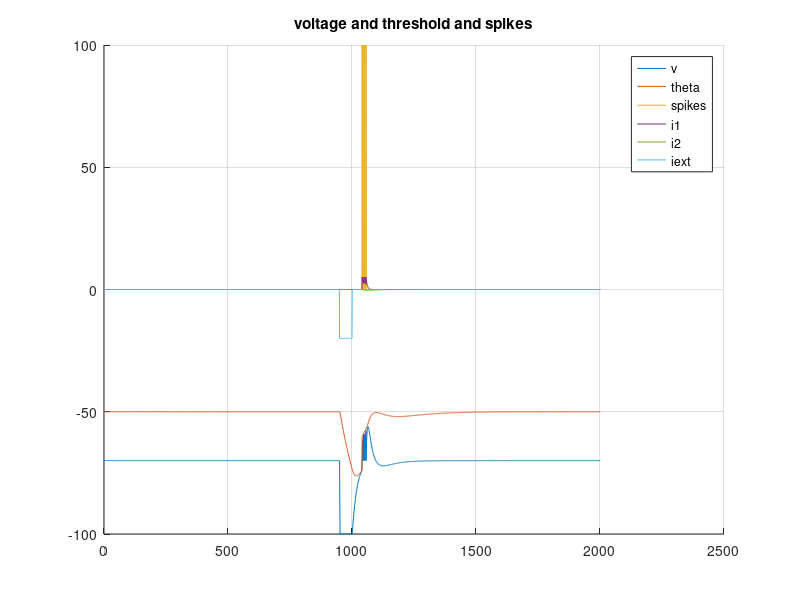

This figure's MATLAB source:
% parameters
% 	# Define simulation and model parameters dictionary
% params = {'k1': 0.2,             # I₁ decay term
%           'k2': 0.02,            # I₂ decay term
%           'b': 0.01,             # Θ decay term
%           'R1': 0.0,             # I₁ update constant
%           'R2': 1.0,             # I₂ update constant
%           'El': -70.0,           # Reverse potential
%           'Vr': -70.0,           # Resting potential
%           'Thetar': -60.0,       # Resting threshold
%           'a': 0.000,            # Specifier of spike response
%           'A1': 0.0,             # I₁ additive update constant
%           'A2': 0.0,             # I₂ additive update constant
%           'G': 0.05,             # Membrane potential decay term
%           'C': 1.0,              # Membrane capacitance
%           'ThetaInf': -50.0}       # Reverse threshold
close all;clear all;

k1=0.2;k2=0.02;b=0.01;R1=0.0;R2=1.0;
El=-70.0;Vr=-70.0;Thetar=-60.0;G=0.05;C=1.0;ThetaInf=-50.0;


% a = 0.005; A1 = 10; A2 = -0.6;
a = 0.020; A1 = 5; A2 = -0.1;

t_simulate = 2000;
dt = 1; % may be 1ms
tspan = 0:dt:t_simulate;

i1 = zeros(1, length(tspan));
i2 = zeros(1, length(tspan));
v = zeros(1, length(tspan));
theta = zeros(1, length(tspan));
spikes = zeros(1, length(tspan));
iext = zeros(1, length(tspan));
iext(950:1000) = -20;
% iext(950:1000) = 20;

% params for phasic burst and rebound burst
% a = 0.009; A1 = 15; A2 = -0.6; 

% params fo tonic spike through spike for +ve current
% a = 0; A1 = 0; A2 = 0; 

% 
% a = 0.005; A1 = 10; A2 = -0.6;
% 
% % adjusting for realistic voltage values
% C = 3;
% b = 0.001;
% a = 0.01;

% IC=(0.01, 0.001, -70.0, -50.0)
% initial conditions
i1(1) = 0.01;
i2(1) = 0.001;
v(1) =-70.0 ;
theta(1) = -50.0;

% temporrary
x = [];
for t=2:length(tspan)
    i1(t) = i1(t-1) + dt*(-k1*i1(t-1));
%     if t > 940 && t < 960
%         disp("-----------------")
%         disp(dt*(-k1*i1(t-1)))
%     end
    i2(t) = i2(t-1) + dt*(-k2*i2(t-1));
    v(t) = v(t-1) + dt*(1/C)*(iext(t-1)+ i1(t-1) + i2(t-1) - G*(v(t-1) - El));
%     if t > 1000 && t < 1050
%         disp(dt*(1/C)*(iext(t-1)+ i1(t-1) + i2(t-1) - G*(v(t-1) - El)))
%         disp(i1(t-1))
%         disp(i2(t-1))
%         disp(i2(t-1))
%         disp(-G*(v(t-1) - El))
%         disp('------------------------')
%     end
    theta(t) = theta(t-1) + dt*( a*(v(t-1) - El) - b*(theta(t-1) - ThetaInf)  );
    v_limit = -100;
    if v(t) < v_limit
        v(t)= v_limit;
    end
    if v(t) > theta(t)
        i1(t) = R1*i1(t) + A1;
        i2(t) = R2*i2(t) + A2;
        v(t) = Vr;
        theta(t) = max(Thetar, theta(t));

        spikes(t) = 1;
       x = [x, t];
    end
end

figure
    hold on
        plot(v)
        plot(theta)
        plot(spikes*100)
        plot(i1)
        plot(i2)
        plot(iext)
        legend('v', 'theta', 'spikes','i1','i2', 'iext')
        title('voltage and threshold and spikes')
    hold off
grid

a = x(1);b = length(x);c=x(end);
disp(a)
disp(c)
disp(b)


% %% for negative current
% t_simulate = 2000;
% dt = 1; % may be 1ms
% tspan = 0:dt:t_simulate;
% 
% i1 = zeros(1, length(tspan));
% i2 = zeros(1, length(tspan));
% v = zeros(1, length(tspan));
% theta = zeros(1, length(tspan));
% spikes = zeros(1, length(tspan));
% iext = zeros(1, length(tspan));
% iext(950:1000) = -15;
% % iext(950:1000) = 300;
% 
% % params for phasic burst and rebound burst
% % a = 0.009; A1 = 15; A2 = -0.6; 
% 
% % params fo tonic spike through spike for +ve current
% % a = 0; A1 = 0; A2 = 0; 
% 
% % 
% % a = 0.005; A1 = 10; A2 = -0.6;
% % 
% % % adjusting for realistic voltage values
% % C = 3;
% % b = 0.001;
% % a = 0.01;
% 
% % IC=(0.01, 0.001, -70.0, -50.0)
% % initial conditions
% i1(1) = 0.01;
% i2(1) = 0.001;
% v(1) =-70.0 ;
% theta(1) = -50.0;
% 
% % temporrary
% x = [];
% for t=2:length(tspan)
%     i1(t) = i1(t-1) + dt*(-k1*i1(t-1));
% %     if t > 940 && t < 960
% %         disp("-----------------")
% %         disp(dt*(-k1*i1(t-1)))
% %     end
%     i2(t) = i2(t-1) + dt*(-k2*i2(t-1));
%     v(t) = v(t-1) + dt*(1/C)*(iext(t-1)+ i1(t-1) + i2(t-1) - G*(v(t-1) - El));
% %     if t > 1000 && t < 1050
% %         disp(dt*(1/C)*(iext(t-1)+ i1(t-1) + i2(t-1) - G*(v(t-1) - El)))
% %         disp(i1(t-1))
% %         disp(i2(t-1))
% %         disp(i2(t-1))
% %         disp(-G*(v(t-1) - El))
% %         disp('------------------------')
% %     end
%     theta(t) = theta(t-1) + dt*( a*(v(t-1) - El) - b*(theta(t-1) - ThetaInf)  );
%     if v(t) < -140
%         v(t)= -140;
%     end
%     if v(t) > theta(t)
%         i1(t) = R1*i1(t) + A1;
%         i2(t) = R2*i2(t) + A2;
%         v(t) = Vr;
%         theta(t) = max(Thetar, theta(t));
% 
%         spikes(t) = 1;
%        x = [x, t];
%     end
% end
% 
% figure
%     hold on
%         plot(v)
%         plot(theta)
%         plot(spikes*100)
%         plot(i1)
%         plot(i2)
%         plot(iext)
%         legend('v', 'theta', 'spikes','i1','i2', 'iext')
%         title('voltage and threshold and spikes')
%     hold off
% grid
% 
% a = x(1);b = length(x);c=x(end);
% disp(a)
% disp(c)
% disp(b)
